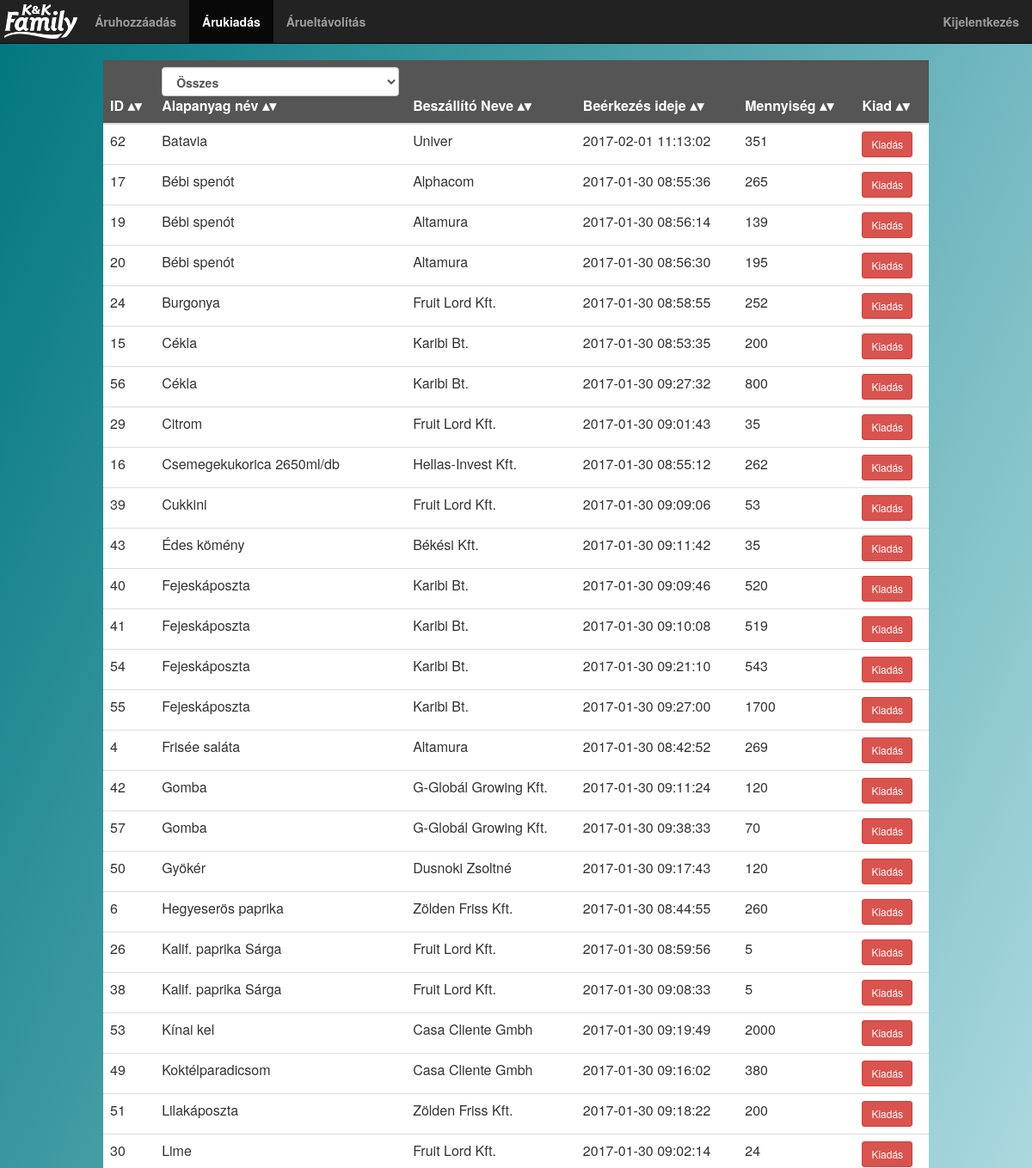
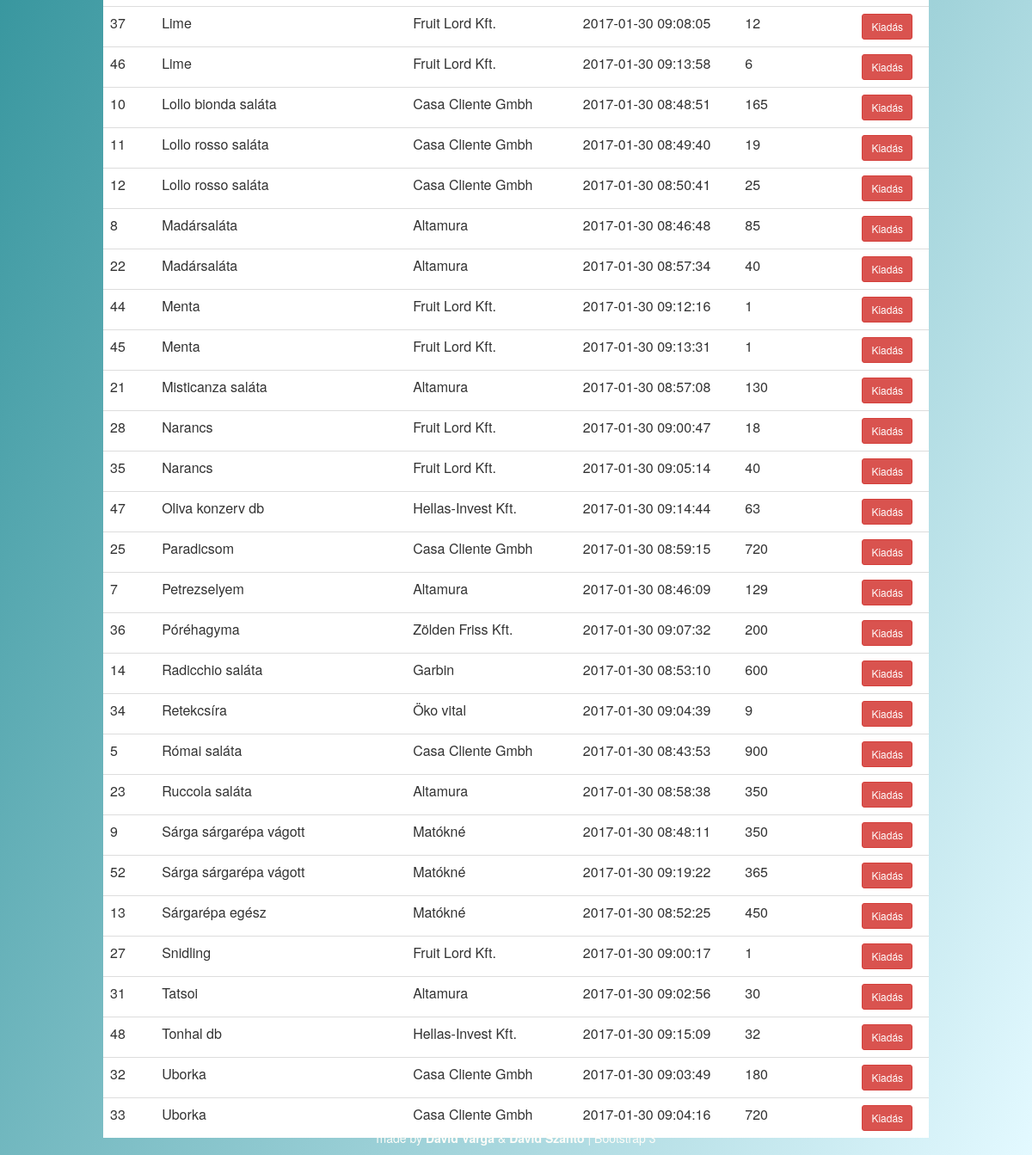
The page /tablet/kiadas.php on the database as committed earlier (2 pictures, top to bottom).
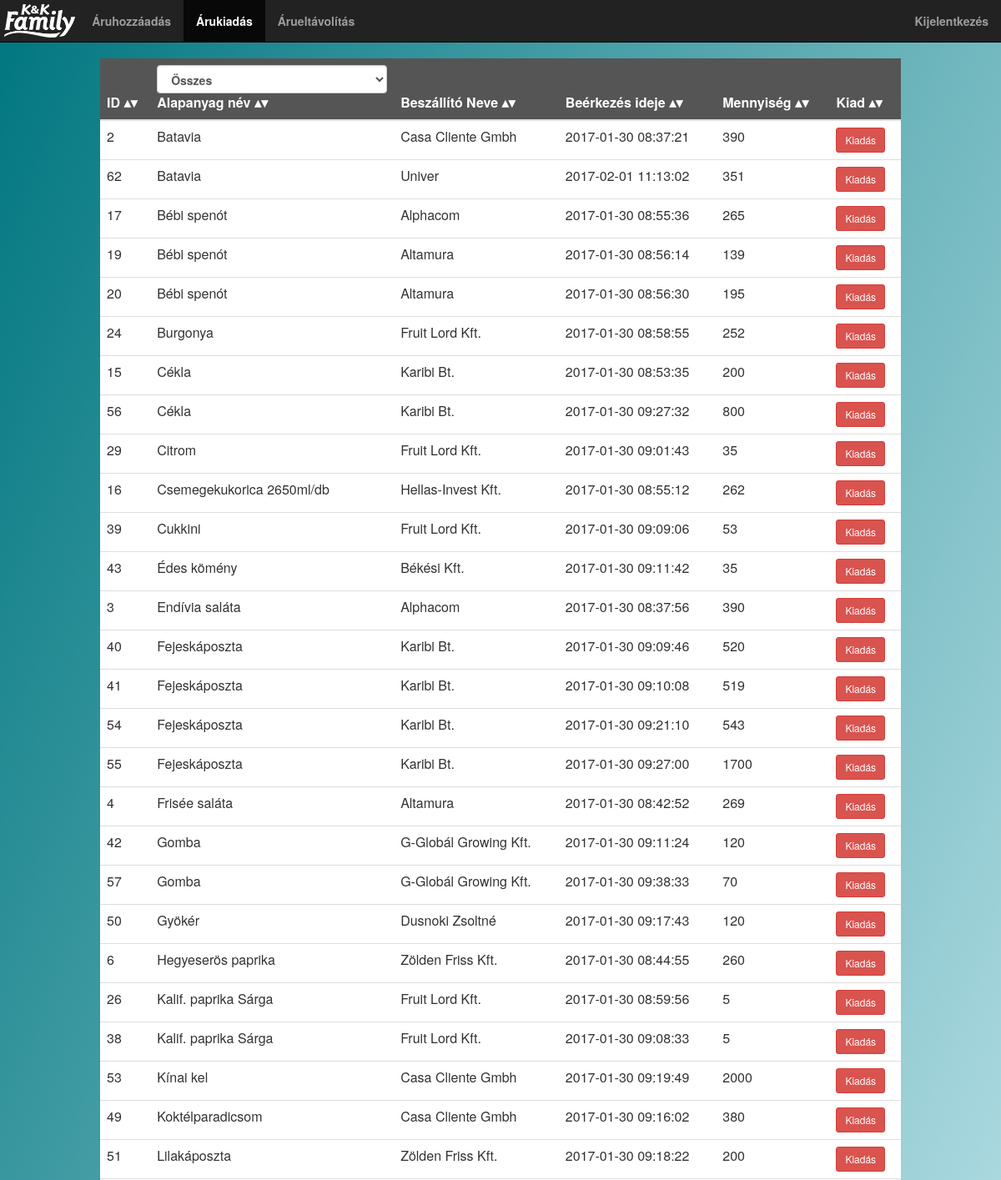
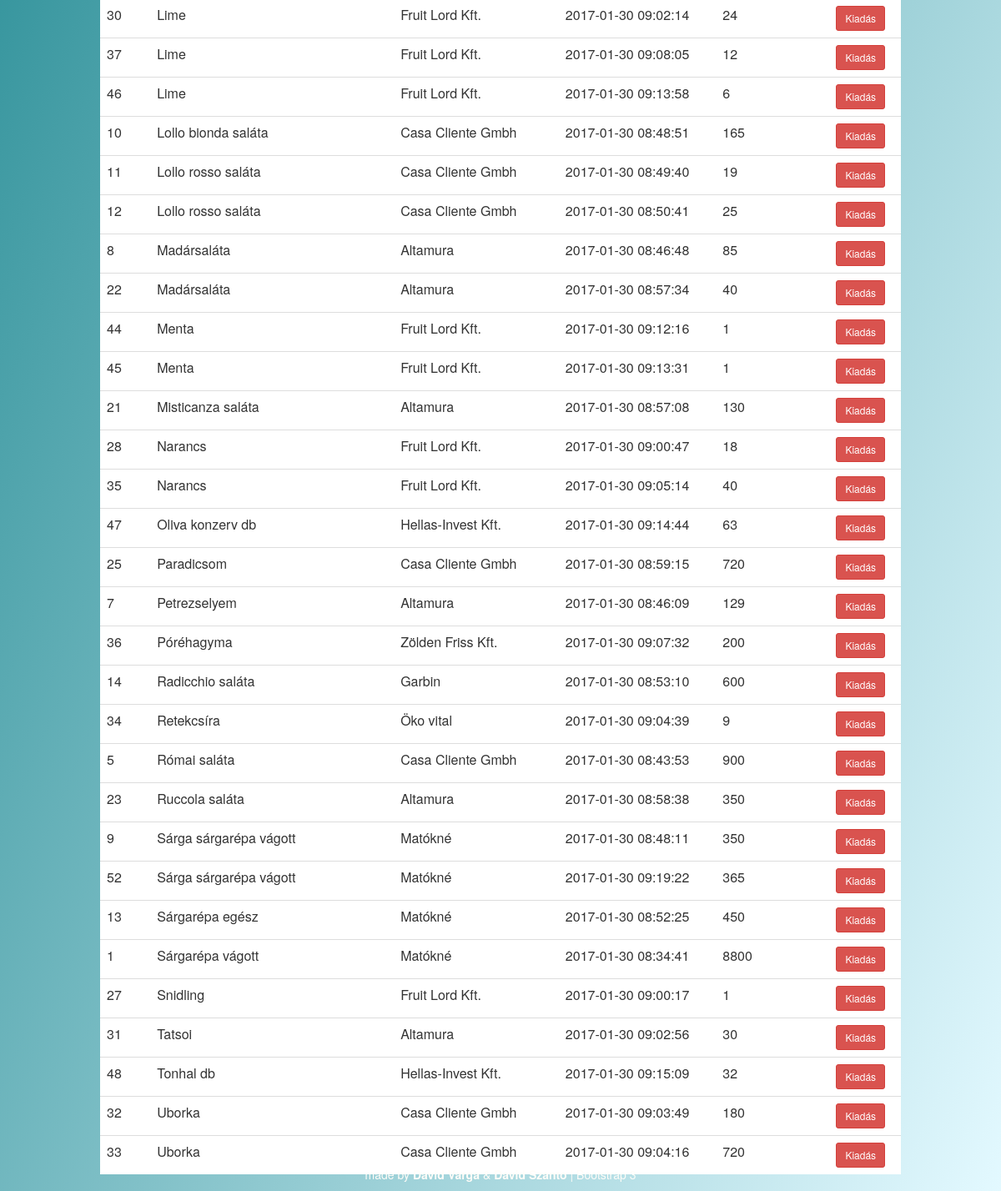
The same page on the database as committed later (2 pictures, top to bottom).
### tables this page shows
CREATE TABLE `pallet` (
  `id` int(11) NOT NULL,
  `quality_form_id` int(11) NOT NULL,
  `product_id` int(11) NOT NULL,
  `supplier_id` int(11) NOT NULL,
  `time` timestamp NOT NULL DEFAULT CURRENT_TIMESTAMP,
  `amount` int(11) NOT NULL,
  `user_id` int(11) NOT NULL,
  `deleted` tinyint(1) NOT NULL DEFAULT '0'
);

CREATE TABLE `product` (
  `id` int(11) NOT NULL,
  `name` varchar(50) NOT NULL,
  `category_id` int(11) NOT NULL,
  `type` int(11) NOT NULL,
  `deleted` tinyint(1) NOT NULL DEFAULT '0'
);

CREATE TABLE `supplier` (
  `id` int(11) NOT NULL,
  `name` varchar(100) NOT NULL,
  `address` varchar(100) NOT NULL,
  `deleted` tinyint(1) NOT NULL
);

### helper/contentgenerator.php (the view, shortened to what this page needs)
<?php
function palletOutput($id){
	if($id === ""){
		$filter  = "";
	}else{
		$filter  = "and pr.id = '".$id."' ";
	}
	$mysqli = connect();
	if($results = $mysqli->query(
			"select p.id as id, pr.name as product, s.name as supplier,p.time as time,
IFNULL(p.amount,0) - IFNULL(t1.trash,0) - IFNULL(t1.output,0) as rest
from pallet p
INNER JOIN product pr on p.product_id = pr.id ".$filter."
INNER JOIN supplier s on s.id = p.supplier_id
LEFT JOIN (
    select t2.id as id ,t3.amount as trash,t2.amount as output from
		(
           SELECT pallet_id as id, sum(amount) as amount from output WHERE deleted = false group by pallet_id
        ) t2
		LEFT JOIN
		(
           SELECT pallet_id as id, sum(amount) as amount from trash WHERE deleted = false group by pallet_id
        ) t3
		ON t2.id = t3.id
		UNION
	select t2.id as id ,t3.amount as trash,t2.amount as output from
		(
            SELECT pallet_id as id, sum(amount) as amount from output WHERE deleted = false group by pallet_id
        ) t2
		RIGHT JOIN
		(
            SELECT pallet_id as id, sum(amount) as amount from trash WHERE deleted = false group by pallet_id
        ) t3
		ON t2.id = t3.id
 ) t1
 on p.id = t1.id
HAVING rest > 0 ORDER BY product, time
			")){
	print '<table class="table table-hover sortable">';
	print '<thead>';
	print '<tr>';
	print '<th>ID</th>';
	print '<th>';
	productOptionOutput($id);
	print 'Alapanyag név';
	print '</th>';
	print '<th>Beszállító Neve</th>';
	print '<th>Beérkezés ideje</th>';
	print '<th>Mennyiség</th>';
	print '<th>Kiad</th>';
	print '</tr>';
	print '</thead>';
	$firstprods = array();
	while($row = $results->fetch_assoc()) {
		print '<tr>';
		print '<td>'.$row["id"].'</td>';
		print '<td>'.$row["product"].'</td>';
		print '<td>'.$row["supplier"].'</td>';
		print '<td>'.$row["time"].'</td>';
		print '<td>'.$row["rest"].'</td>';
		if(in_array($row["product"],$firstprods))
		{
			print '<td><button class="btn btn-sm btn-danger" onclick="olderOutput('.$row["id"].','.$row["rest"].')">Kiadás</button></td>';
		}else{
			print '<td><button class="btn btn-sm btn-danger" onclick="output('.$row["id"].','.$row["rest"].')">Kiadás</button></td>';
			array_push($firstprods,$row["product"]);
		}
		print '</tr>';
	}
	print '</table>';
	}else{
		print mysqli_error($mysqli);
		print "hiba";
	}
}
function productOptionOutput($filter){
	$mysqli = connect();
	$results = $mysqli->query("SELECT * FROM product where deleted = false order by name");
	print '<select id="prod_select" onchange="filterProdOutput()" class="form-control">';
	print '<option  value=""> Összes </option>';
	print '</select>';
}
?>

### common/header.php (shortened to what this page needs)
<html>
	<head>
		<?php
		$version = rand();
		?>
		<link href="../js/bootstrap-3.3.7-dist/css/bootstrap.min.css" rel="stylesheet">
		<link rel="stylesheet" type="text/css" href="../css/styles.css?v=<?php echo $version;?>">
	</head>
	<body class="admin">
		<?php
			require('../helper/contentgenerator.php');
			if($selected == "admin")
				require("../common/adminnavbar.php");
			else
				require("../common/tabletnavbar.php");
		?>

### common/tabletnavbar.php (shortened to what this page needs)
<nav class="navbar navbar-inverse navbar-fixed-top">
	<div class="container-fluid">
		<div class="navbar-header">
      		<a class="navbar-brand" href=""><img alt="KK Family" src="../img/kkfamily_logo.png"></a>
    	</div>
		<div class="collapse navbar-collapse" id="bs-example-navbar-collapse-1">
			<ul class="nav navbar-nav">
				<li <?php if($selector =="bevetel"){ echo "class=\"active\"";} ?> ><a href="bevetel.php">Áruhozzáadás<span class="sr-only">(current)</span></a></li>
				<li <?php if($selector =="kiadas"){ echo "class=\"active\"";} ?> ><a href="kiadas.php">Árukiadás</a></li>
				<li <?php if($selector =="spare"){ echo "class=\"active\"";} ?> ><a href="spare.php">Árueltávolítás</a></li>
			</ul>
			<ul class="nav navbar-nav navbar-right">
				<li><a href="../logout.php">Kijelentkezés</a></li>
			</ul>
		</div>
	</div>
</nav>

### tablet/kiadas.php
<?php
$selected="tablet";
$selector="kiadas";
require("../common/header.php");
if(isset($_GET["filter"])){
	if($_GET["filter"] == "prod"){
		palletOutput($_GET["id"]);
	}
}else{
	palletOutput("");
}
require("../common/footer.php");
?>

### common/footer.php (shortened to what this page needs)
		<br/>
		<footer class="footer navbar-fixed-bottom">
            <div class="container text-center">
                <p style="font-color: #ffffff">made by <b>David Varga</b> &amp; <b>David Szanto</b> | Bootstrap 3</p>
            </div>
        </footer>
	</body>
</html>

### css/styles.css (style rules this page uses)
body { background: red; background: -webkit-linear-gradient(left top, #00767F, #E3F9FF); background: -o-linear-gradient(bottom right, #00767F, #E3F9FF); background: -moz-linear-gradient(bottom right, #00767F, #E3F9FF); background: linear-gradient(to bottom right, #00767F, #E3F9FF); background-repeat: no-repeat; padding-top: 70px; }
p { color: #fffdf9; }
a { color: #0F003B; font-weight: bold; }
.table { background-color: white; float: none; margin: 0 auto; width: 80%; }
thead { background-color: #555555; text-align:center; color:white; }
table.sortable th:not(.sorttable_sorted):not(.sorttable_sorted_reverse):not(.sorttable_nosort):after { content: " \25B4\25BE" }
.navbar-brand { padding: 5px; }
.navbar-brand>img { height: 100%; width: auto; }

Rows that differ between the two databases and show on the page:
added pallet: id "2", product.name "Batavia", supplier.name "Casa Cliente Gmbh", time "2017-01-30 08:37:21", rest "390"
added pallet: id "3", product.name "Endívia saláta", supplier.name "Alphacom", time "2017-01-30 08:37:56", rest "390"
added pallet: id "1", product.name "Sárgarépa vágott", supplier.name "Matókné", time "2017-01-30 08:34:41", rest "8800"
